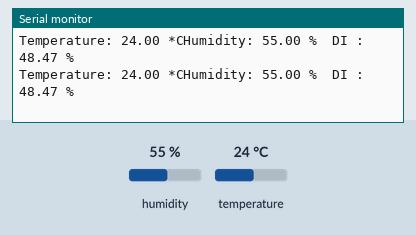
The sketch below on a simulated Arduino Uno, built with avr-gcc and run on an emulated ATmega328P. On the bench: the last lines printed to the serial monitor. Inputs (shaded band) come from the test bench; at power-on: humidity 55 %, temperature 24 °C.

Above: at 2.8 s.
2.9 s: humidity set to 22 %
At 4.8 s:
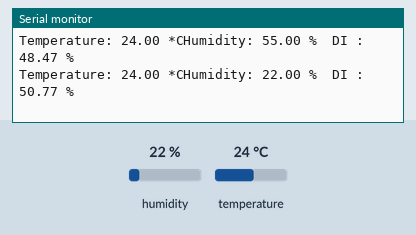
5.6 s: temperature set to 12 °C
At 6.8 s:
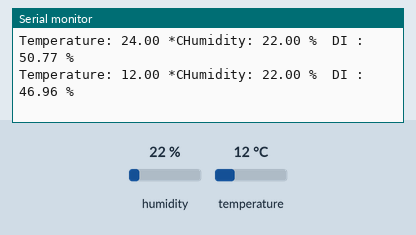
8.3 s: humidity set to 40 %
At 9.7 s:
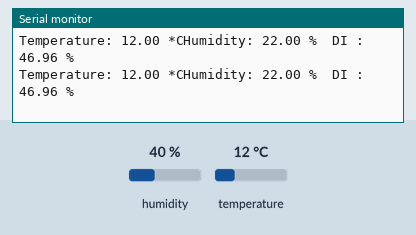
Timing chart, 0 to 11.3 s (numbered marks = the images above; inputs shaded):
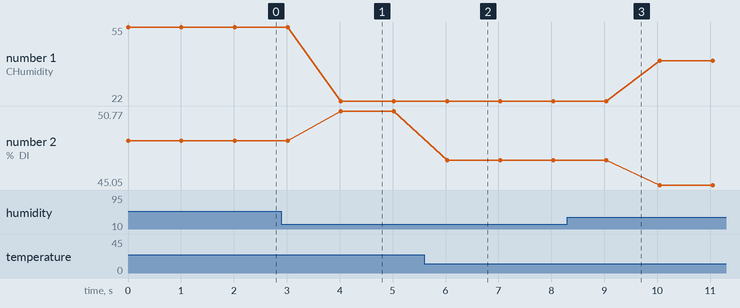

The sketch:

DHT22.ino
```cpp
#include "DHT.h"

#define DHTPIN 2        // Signal 핀을 2번으로 설정
#define DHTTYPE DHT22   // DHT 타입을 DHT22로 정의

DHT dht(DHTPIN, DHTTYPE); // DHT 설정 - dht(digital 2, DHT22)

void setup() {
  Serial.begin(9600); //시리얼 통신을 시작하고 통신속도를 9600으로 한다.
  dht.begin();         //온습도 센서를 사용할 것을 라이브러리에게 알려줌
}

void loop() {
  // 센서의 온도와 습도를 읽어온다.
  float h = dht.readHumidity();   //변수 h에 습도 값 저장
  float t = dht.readTemperature();//변수 t에 온도 값 저장
  float di = (5*t/9)-(0.55*(1-h/100)*((5*t/9)-26))+32;//불쾌지수 값 계산

  if (isnan(t) || isnan(h)) {
    //isnan(value)는 어떤 값 value가 숫자인지 아닌지 여부를 나타냄
    //값 읽기 실패시 시리얼 모니터 출력
    Serial.println("Failed to read from DHT");
  } else {
    //온도, 습도 표시 시리얼 모니터 출력
    Serial.print("Temperature: ");
    Serial.print(t);
    Serial.print(" *C");
    Serial.print("Humidity: ");
    Serial.print(h);
    Serial.print(" %\t");
    Serial.print("DI : ");
    Serial.print(di);
    Serial.println(" %\t");
  }
  delay(1000);
}
```

Measured:
- after the input at 2.9 s, the serial monitor: prints a new line after 1.1 s (image 1)
- after the input at 5.6 s, the serial monitor: prints a new line after 0.43 s (image 2)
- plotted number 1: 55 → 22 after the input at 2.9 s, 22 → 40 after the input at 8.3 s
- plotted number 2: 48.47 → 50.77 after the input at 2.9 s, 50.77 → 46.96 after the input at 5.6 s, 46.96 → 45.05 after the input at 8.3 s
